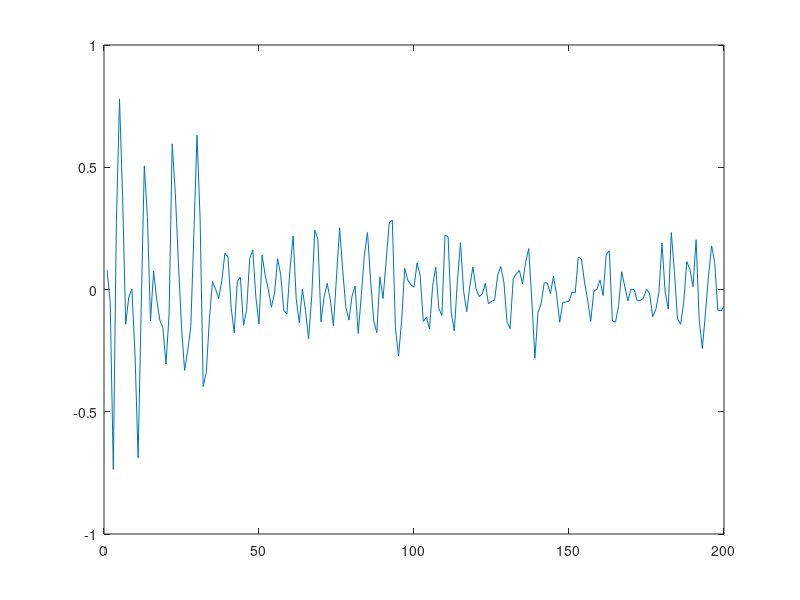
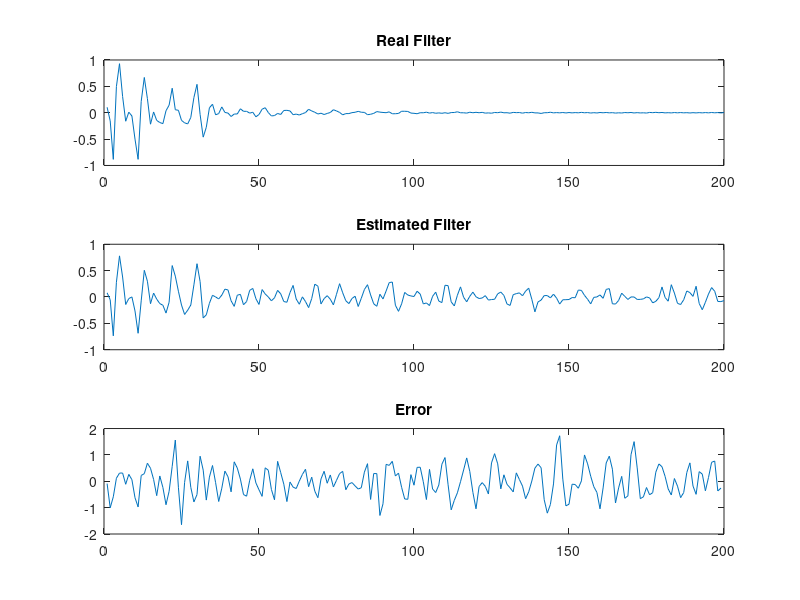

MATLAB code to generate these figures, in order:
##Andres Felipe Alba 
##Homework 3

#Least mean square algorithm 
close all
clear all
clc
load hw3.mat
i=1
err_ye=2^16;
abs_err=err_ye
u=0.1;
L=200;
w=zeros(L,1);
max_num_iterations=200;
epsilon_err=1e-6;
x=(0.5-rand(200,1)); #the vector of inputs white noise 
#x=randn(200,1); #gaussian noise
while(abs_err>epsilon_err && i!=max_num_iterations)
#while(abs_err>epsilon_err)
  y=TF_S*x; #the real output
  ye=w'*x(1:L); #Lets get the estimated value
  #test(i)=y
  #test_e(i)=ye;
  err_ye(i)=y-ye;
  abs_err=abs(err_ye(i));
  w=w+u*x(1:L)*err_ye(i); #update w 
  i=i+1; 
  x=[(0.5-rand);x(1:length(x)-1)]; #For gaussian noise
  #x=[randn;x(1:length(x)-1)]; # For gaussian noise
  plot(w)#test
  title("")
endwhile

figure
subplot(3,1,1)
plot(TF_S(1:L))
title(("Real Filter"));
subplot(3,1,2)
plot(w)
title(("Estimated Filter"));
subplot(3,1,3)
plot(err_ye)
title(("Error"));


